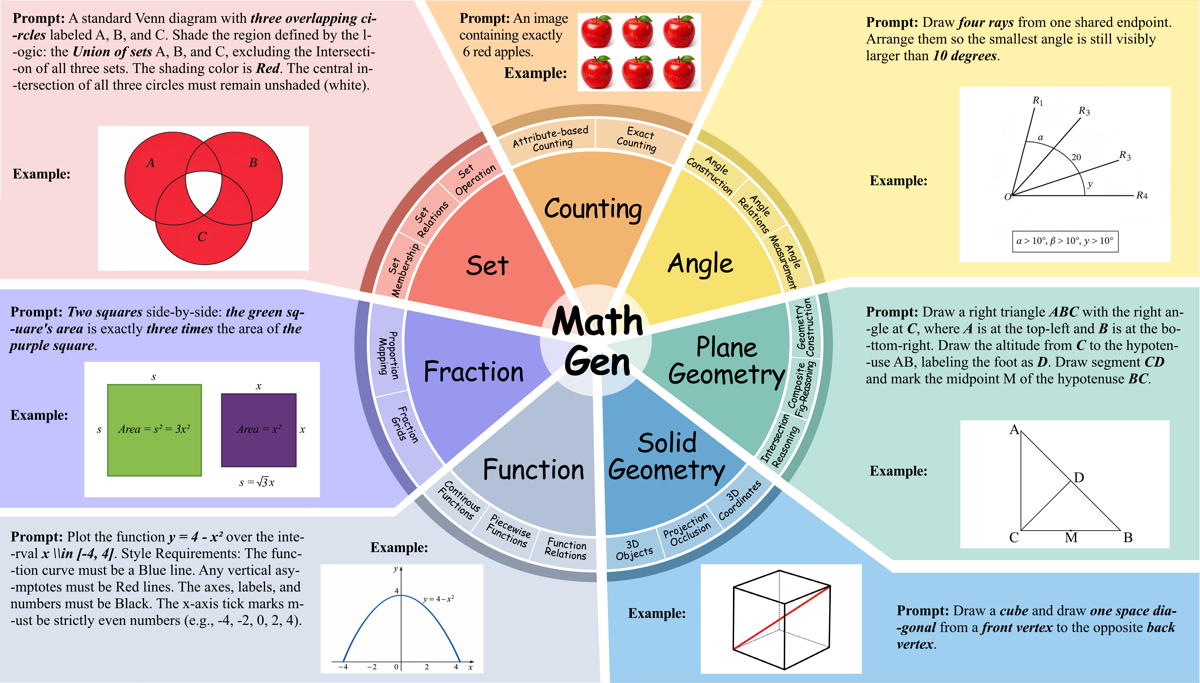
#> input picture assets/7domains.png, 1200 x 683 px
$ python set_7.py --image ../../../assets/7domains.png
#> lines starting #> are read from the running program, lines starting #| are printed output that depends on the picture; after the words box and inside, x2 and y2 are one past the last pixel; in counts of white or black regions, pixels touching at a corner belong together
### data/evaluate_script/evaluator_utils.py
"""Shared utilities for MathGen deterministic evaluator scripts.

These helpers standardize evaluator I/O without changing task-level decisions.
Prompt-specific scripts should keep their mathematical logic local or in a
topic-level common module.
"""

from __future__ import annotations

import argparse
import importlib.util
import json
import os
import re
from pathlib import Path
from typing import Any, Callable, Mapping, Optional


# [4 lines left out: function parse_image_id, not called in this run]


def to_jsonable(value: Any) -> Any:
    """Convert common numpy/scipy scalar and array values to JSON-safe types."""
    if isinstance(value, Mapping):
        return {str(k): to_jsonable(v) for k, v in value.items()}
    if isinstance(value, (list, tuple)):
        return [to_jsonable(v) for v in value]
    if hasattr(value, "item"):
        try:
            return value.item()
        except Exception:
            pass
    if hasattr(value, "tolist"):
        try:
            return value.tolist()
        except Exception:
            pass
    return value


def make_report(passed: bool, criteria: Optional[Mapping[str, Any]] = None, meta: Optional[Mapping[str, Any]] = None) -> dict:
    """Create the canonical evaluator report dictionary."""
    clean_criteria = {str(k): bool(v) for k, v in (criteria or {}).items()}
    return {
        "passed": bool(passed),
        "criteria": clean_criteria,
        "meta": to_jsonable(dict(meta or {})),
    }


def normalize_report(report: Any) -> dict:
    """Normalize legacy bool/list/dict evaluator outputs to the report schema."""
    report = to_jsonable(report)
    if isinstance(report, dict):
        passed = bool(report.get("passed", False))
        criteria = report.get("criteria", {})
        meta = report.get("meta", {})
        extra = {k: v for k, v in report.items() if k not in {"passed", "criteria", "meta"}}
        if extra:
            meta = {**dict(meta or {}), **extra}
        return make_report(passed, criteria, meta)
    if isinstance(report, (list, tuple)) and report:
        return make_report(bool(report[0]), meta={"raw_report": report})
    return make_report(bool(report), meta={"raw_report": report})


def print_report(report: Any, *, indent: int = 2) -> None:
    """Print a normalized evaluator report as JSON."""
    print(json.dumps(normalize_report(report), ensure_ascii=False, indent=indent))


# [17 lines left out: functions load_sibling_module, run_simple_cli, not called in this run]

### data/evaluate_script/set/set_7.py
#!/usr/bin/env python3
from __future__ import annotations
import argparse
import contextlib
import io
import json
import math
import os
import re
import sys
from itertools import combinations, permutations
from pathlib import Path
from typing import Any, Dict, Iterable, List, Optional, Sequence, Tuple
import cv2
import numpy as np
sys.path.insert(0, str(Path(__file__).resolve().parent))
sys.path.insert(0, str(Path(__file__).resolve().parents[1]))
from evaluator_utils import print_report
from ocr_label_utils import find_labels_in_circles, point_in_circle, verify_circle_and_rect_labels, verify_circle_labels
PROMPT_ID = 7
CircleI = Tuple[int, int, int]

def _hough_single(gray: np.ndarray, h: int, w: int, param2: float) -> List[CircleI]:
    min_dim = min(h, w)
    circles = cv2.HoughCircles(gray, cv2.HOUGH_GRADIENT, dp=1.2, minDist=0.08 * min_dim, param1=50, param2=param2, minRadius=int(0.08 * min_dim), maxRadius=int(0.48 * min_dim))
    if circles is None:
        return []
    return [(int(round(x)), int(round(y)), int(round(r))) for x, y, r in circles[0]]

def _hough_all(gray: np.ndarray, h: int, w: int) -> List[CircleI]:
    all_circles = []
    for param2 in [30, 40, 50, 55, 60, 65, 70]:
        all_circles.extend(_hough_single(gray, h, w, param2))
    out: List[CircleI] = []
    for cx, cy, r in sorted(all_circles, key=lambda c: c[2], reverse=True):
        if any((np.hypot(cx - sx, cy - sy) < 80 and abs(r - sr) < max(0.25 * sr, 15) for sx, sy, sr in out)):
            continue
        out.append((cx, cy, r))
    return out

# [5 lines left out: function _is_duplicate_circle, not called in this run]

def detect_two_circle_candidates(gray: np.ndarray, h: int, w: int) -> List[CircleI]:
    """Return candidate circles for two-circle Venn diagram."""
    for param2 in [55, 60, 65, 70, 75, 80]:
        circles = _hough_single(gray, h, w, param2)
        if len(circles) == 2:
            return circles
    circles = _hough_all(gray, h, w)
    if len(circles) < 2:
        return []
    sorted_by_r = sorted(circles, key=lambda c: c[2], reverse=True)
    return sorted_by_r[:8]

def circles_overlap(c1: CircleI, c2: CircleI, tol: float=5) -> bool:
    dist = np.hypot(c1[0] - c2[0], c1[1] - c2[1])
    return dist < c1[2] + c2[2] + tol

def circle_bool_mask(shape_hw: Tuple[int, int], circle: CircleI) -> np.ndarray:
    h, w = shape_hw
    cx, cy, r = circle
    m = np.zeros((h, w), dtype=np.uint8)
    cv2.circle(m, (cx, cy), r, 255, -1)
    return m.astype(bool)

def classify_ab(circles: List[CircleI]) -> Tuple[CircleI, CircleI]:
    """A = left (smaller x), B = right (larger x)."""
    sorted_by_x = sorted(circles, key=lambda c: c[0])
    return (sorted_by_x[0], sorted_by_x[1])

def color_ratio_in_region(region_mask: np.ndarray, color_mask: np.ndarray) -> float:
    denom = int(np.sum(region_mask))
    if denom == 0:
        return 0.0
    num = int(np.sum(np.logical_and(region_mask, color_mask > 0)))
    return float(num) / float(denom)

def pink_mask_hsv(bgr: np.ndarray) -> np.ndarray:
    """Return a binary mask (uint8 0/255) of pink pixels in a BGR image."""
    hsv = cv2.cvtColor(bgr, cv2.COLOR_BGR2HSV)
    mask1 = cv2.inRange(hsv, np.array([0, 50, 50]), np.array([15, 255, 255]))
    mask2 = cv2.inRange(hsv, np.array([140, 50, 50]), np.array([175, 255, 255]))
    mask = cv2.bitwise_or(mask1, mask2)
    mask = cv2.morphologyEx(mask, cv2.MORPH_OPEN, np.ones((3, 3), np.uint8))
    mask = cv2.morphologyEx(mask, cv2.MORPH_CLOSE, np.ones((7, 7), np.uint8))
    return mask

def shaded_region_mask(bgr: np.ndarray) -> np.ndarray:
    """Broad non-white, non-black fill mask for human-style shaded Venn regions."""
    hsv = cv2.cvtColor(bgr, cv2.COLOR_BGR2HSV)
    sat = hsv[:, :, 1]
    val = hsv[:, :, 2]
    mask = ((sat > 35) & (val > 70)).astype(np.uint8) * 255
    mask = cv2.morphologyEx(mask, cv2.MORPH_OPEN, np.ones((3, 3), np.uint8))
    mask = cv2.morphologyEx(mask, cv2.MORPH_CLOSE, np.ones((7, 7), np.uint8))
    return mask

# [18 lines left out: function shaded_region_fallback, not called in this run]

def evaluate(image_path: str, color_on_thresh: float=0.6, color_off_thresh: float=0.12, require_all_regions_present: bool=True) -> bool:
    """
    Target: shade symmetric difference of A and B (A_only, B_only) in Pink; intersection white.

    Criteria:
      C1: File exists and image is readable.
      C2: Two circles detected by Hough, overlapping.
      C3: Each region matches expected shaded/white status.
    """
#> called with image_path = '../../../assets/7domains.png', color_on_thresh = 0.6, color_off_thresh = 0.12, require_all_regions_present = True
    c1_exists = os.path.exists(image_path)
    if not c1_exists:
        print('C1_file_exists: False')
        print('C1_image_readable: False')
        print('C2_two_circles_detected: False')
        print('C3_all_regions_correct: False')
        print('Result: FAIL')
        return False
    img = cv2.imread(image_path)
#> img is the input picture: shape (683, 1200, 3); mean B, G, R 202.5, 206.5, 210.4
    c1_readable = img is not None
#> c1_readable = True
    if not c1_readable:
        print('C1_file_exists: True')
        print('C1_image_readable: False')
        print('C2_two_circles_detected: False')
        print('C3_all_regions_correct: False')
        print('Result: FAIL')
        return False
    max_dim = max(img.shape[:2])
    if max_dim > 1024:
        scale = 1024.0 / float(max_dim)
        img = cv2.resize(img, None, fx=scale, fy=scale, interpolation=cv2.INTER_AREA)
#> img: shape (583, 1024, 3)
    h, w = img.shape[:2]
    gray = cv2.cvtColor(img, cv2.COLOR_BGR2GRAY)
    noisy_inv = cv2.threshold(gray, 200, 255, cv2.THRESH_BINARY_INV)[1]
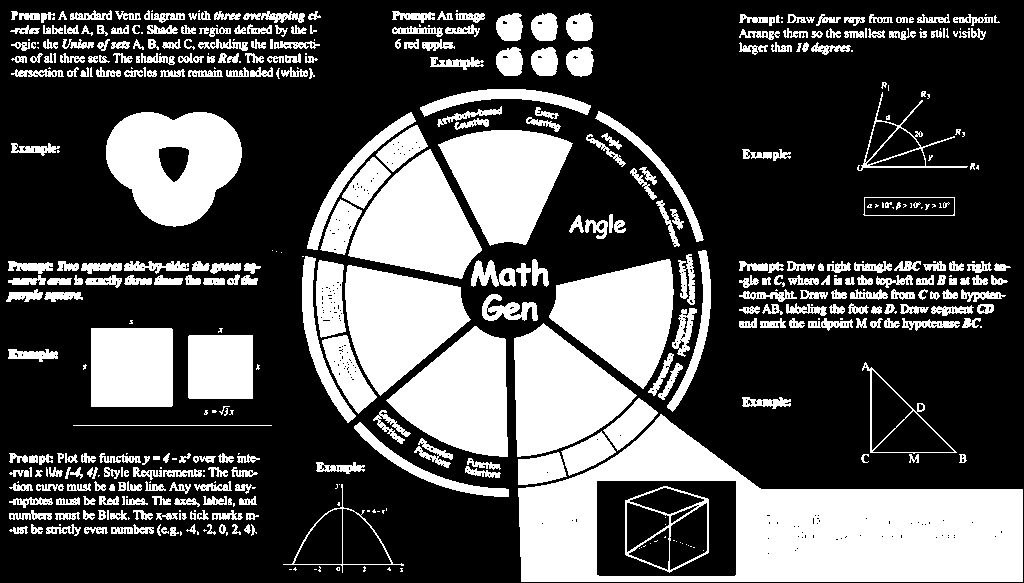
#> noisy_inv: shape (583, 1024); 31.8% white; 478 white regions (129 under 20 px), largest, box (x1, y1, x2, y2) and area: (518, 414, 1023, 582) 40794, (106, 112, 242, 227) 10790, (514, 323, 637, 457) 10185
    noisy_edges = cv2.Canny(noisy_inv, 50, 150)
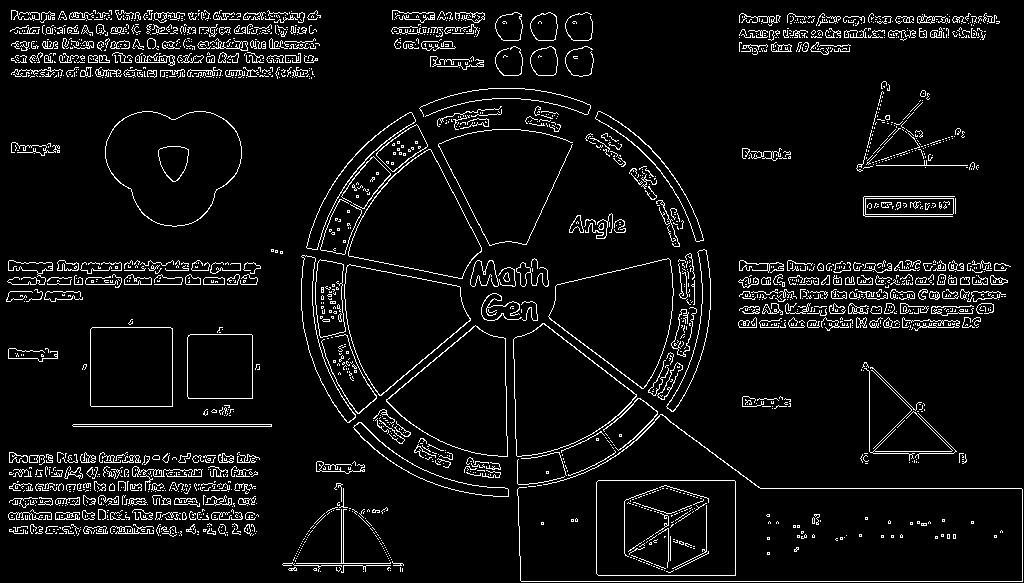
#> noisy_edges: shape (583, 1024); 6.1% white in thin lines or dots
    dark_density = cv2.countNonZero(noisy_inv) / float(h * w)
#> dark_density = 0.318
    edge_density = cv2.countNonZero(noisy_edges) / float(h * w)
#> edge_density = 0.0609
    if dark_density > 0.3 and edge_density > 0.08:
        print('C1_file_exists: True')
        print('C1_image_readable: True')
        print(f'C2_noise_rejected: True dark={dark_density:.3f} edge={edge_density:.3f}')
        print('C3_all_regions_correct: False')
        print('Result: FAIL')
        return False
    gray = cv2.medianBlur(gray, 7)
    cm = pink_mask_hsv(img)
    fallback_mask = shaded_region_mask(img)
#> in shaded_region_mask, `sat = hsv[:, :, 1]`:
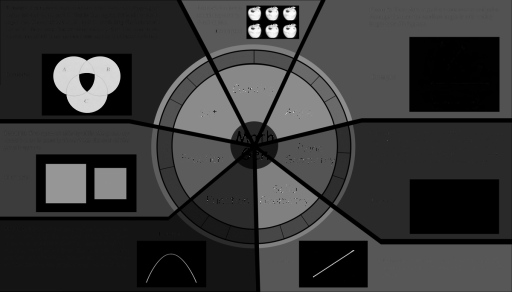
#> sat: shape (583, 1024) (shown at 1/2 size); min 0, max 255, mean 54.9
#> in shaded_region_mask, `val = hsv[:, :, 2]`:
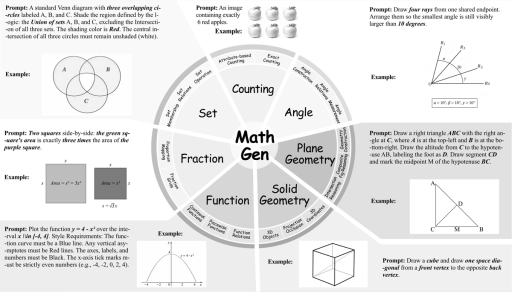
#> val: shape (583, 1024) (shown at 1/2 size); min 0, max 255, mean 231.1
#> in shaded_region_mask, `mask = cv2.morphologyEx(mask, cv2.MORPH_CLOSE, np.ones((7, 7), np.uint..`:
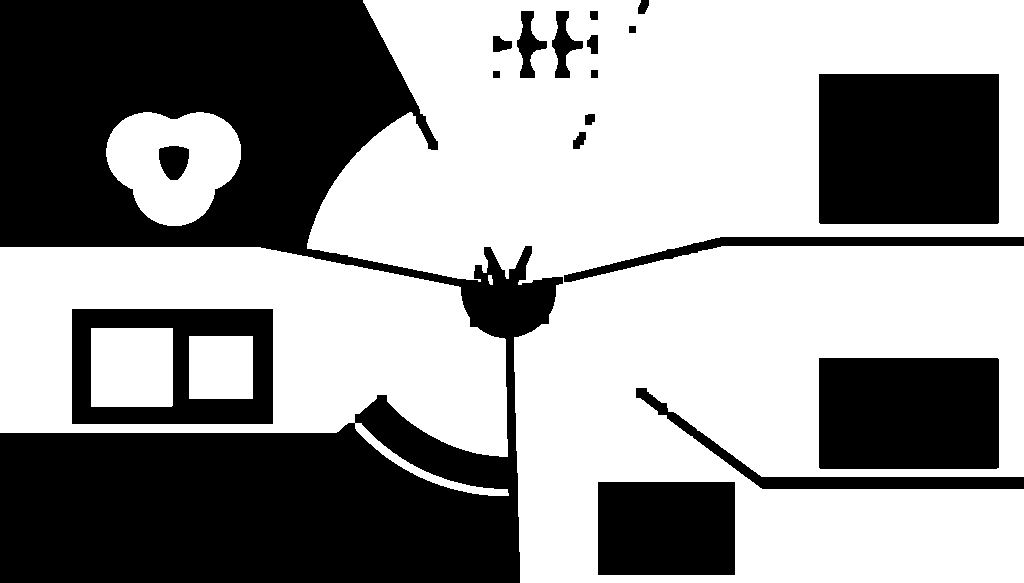
#> mask: shape (583, 1024); 58.4% white; 19 black regions, largest, box (x1, y1, x2, y2) and area: (0, 0, 563, 583) 163668, (819, 74, 999, 224) 26998, (819, 358, 999, 469) 19976
    candidates = detect_two_circle_candidates(gray, h, w)
#> after the loop in _hough_all, `for param2 in [30, 40, 50, 55, 60, 65, 70]:`: all_circles = 791 items, first 6: (508, 293, 195), (409, 307, 274), (217, 265, 252), (328, 296, 278), (458, 253, 236), (295, 248, 233)
#> the loop in _hough_all, `for cx, cy, r in sorted(all_circles, key=lambda c: c[2], reverse=True):` made 791 passes
#> (cx, cy, r) on passes 1 to 3: (328, 296, 278), (391, 556, 278), (676, 20, 278)
#> after the loop in _hough_all, `for cx, cy, r in sorted(all_circles, key=lambda c: c[2], reverse=True):`: out = 133 items, first 6: (328, 296, 278), (391, 556, 278), (676, 20, 278), (722, 111, 277), (611, 569, 276), (409, 307, 274)
#> in detect_two_circle_candidates, `circles = _hough_all(gray, h, w)`: circles has the same summary as out in _hough_all
#> in detect_two_circle_candidates, `sorted_by_r = sorted(circles, key=lambda c: c[2], reverse=True)`: sorted_by_r has the same summary as out in _hough_all
#> candidates = [(328, 296, 278), (391, 556, 278), (676, 20, 278), (722, 111, 277), (611, 569, 276), (409, 307, 274), (223, 313, 269), (68, 265, 265)]
    best_pair: Tuple[CircleI, CircleI] | None = None
    best_score = -1.0
    for i in range(len(candidates)):
        for j in range(i + 1, len(candidates)):
            c1, c2 = (candidates[i], candidates[j])
            if not circles_overlap(c1, c2):
                continue
            a_tmp, b_tmp = classify_ab([c1, c2])
            a_m = circle_bool_mask((h, w), a_tmp)
            b_m = circle_bool_mask((h, w), b_tmp)
            active_mask = cm if cv2.countNonZero(cm) > 0 else fallback_mask
            a_only_ratio = color_ratio_in_region(a_m & ~b_m, active_mask)
            b_only_ratio = color_ratio_in_region(b_m & ~a_m, active_mask)
            ab_ratio = color_ratio_in_region(a_m & b_m, active_mask)
            score = min(a_only_ratio, b_only_ratio) - ab_ratio
            if score > best_score:
                best_score = score
                best_pair = (a_tmp, b_tmp)
#> this loop made 8 passes
#> after the loop, best_pair = ((328, 296, 278), (676, 20, 278)); best_score = 0.0165
    c2_two = best_pair is not None
#> c2_two = True
    if not c2_two:
        print('C1_file_exists: True')
        print('C1_image_readable: True')
        print('C2_two_circles_detected: False')
        print('C3_all_regions_correct: False')
        print('Result: FAIL')
        return False
    a_circle, b_circle = best_pair
#> a_circle = (328, 296, 278); b_circle = (676, 20, 278)
    c2_overlap = circles_overlap(a_circle, b_circle)
#> c2_overlap = True
    if not c2_overlap:
        print('C1_file_exists: True')
        print('C1_image_readable: True')
        print('C2_two_circles_detected: True')
        print(f'C2_circles_overlap: {c2_overlap}')
        print('C3_all_regions_correct: False')
        print('Result: FAIL')
        return False
    visual_fallback = False
    a_mask = circle_bool_mask((h, w), a_circle)
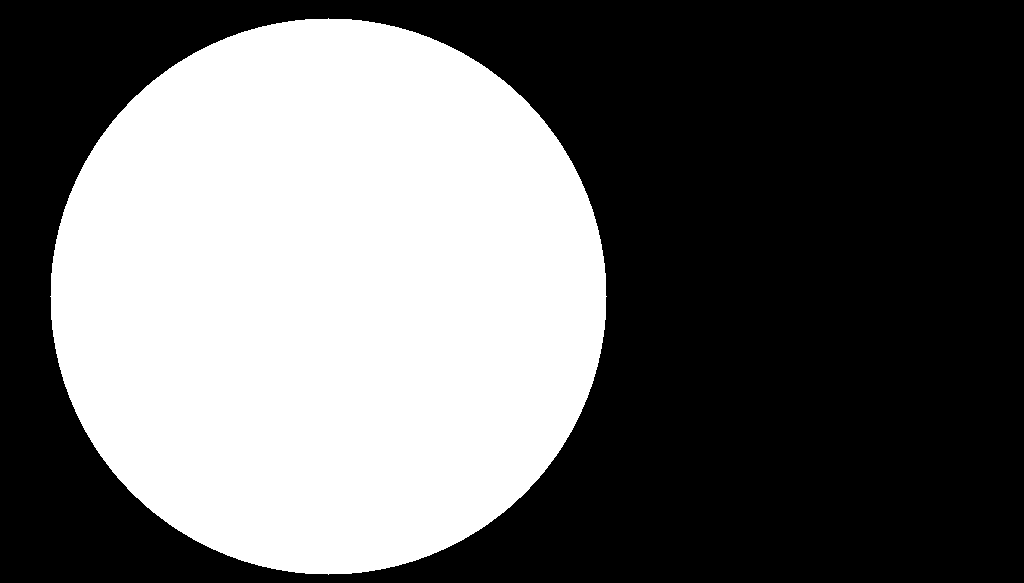
#> a_mask: shape (583, 1024) bool; 40.7% white; 1 white region, box (x1, y1, x2, y2) and area: (50, 18, 607, 575) 242761
    b_mask = circle_bool_mask((h, w), b_circle)
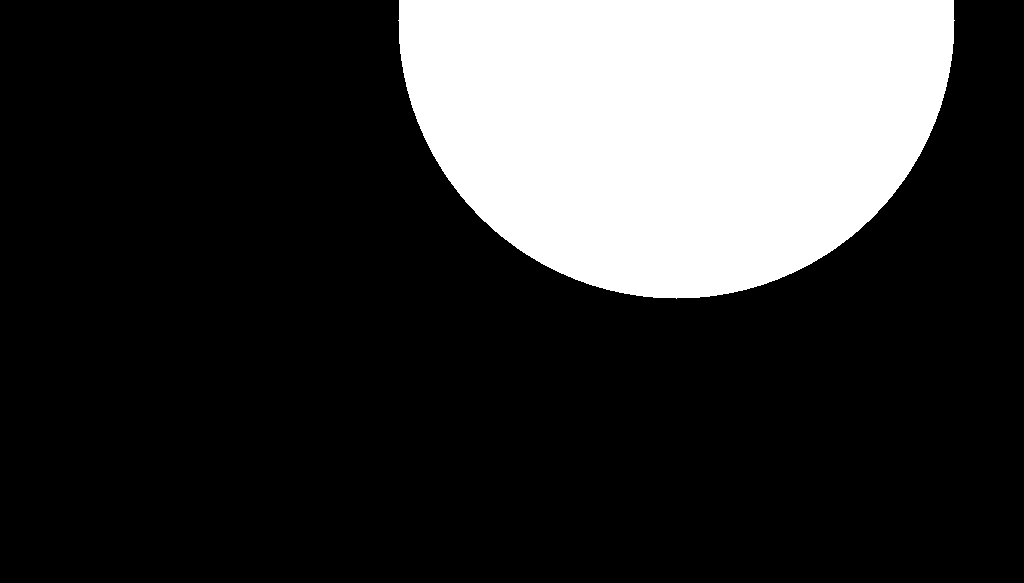
#> b_mask: shape (583, 1024) bool; 22.2% white; 1 white region, box (x1, y1, x2, y2) and area: (398, 0, 955, 299) 132759
    regions: List[Tuple[str, np.ndarray, bool]] = [('A_only', a_mask & ~b_mask, True), ('B_only', b_mask & ~a_mask, True), ('A_and_B', a_mask & b_mask, False)]
    per_region_ok: Dict[str, bool] = {}
    for name, region_mask, should_be_shaded in regions:
        if not np.any(region_mask):
            per_region_ok[name] = not require_all_regions_present
            continue
        ratio = color_ratio_in_region(region_mask, cm)
        if should_be_shaded:
            per_region_ok[name] = ratio >= color_on_thresh
        else:
            per_region_ok[name] = ratio <= color_off_thresh
#> this loop made 3 passes
#> (name, should_be_shaded, denom in color_ratio_in_region, num in color_ratio_in_region, ratio) on passes 1 to 3: ('A_only', True, 217278, 20817, 0.0958), ('B_only', True, 107276, 1820, 0.017), ('A_and_B', False, 25483, 11, 0.000432)
#> after the loop, per_region_ok = {'A_only': False, 'B_only': False, 'A_and_B': True}
    c3_all = all(per_region_ok.values())
#> c3_all = False
    print(f'C1_file_exists: {c1_exists}')
    print(f'C1_image_readable: {c1_readable}')
#| C1_image_readable: True
    print(f'C2_two_circles_detected: {c2_two}')
#| C2_two_circles_detected: True
    print(f'C2_circles_overlap: {c2_overlap}')
#| C2_circles_overlap: True
    for name, _, _ in regions:
        print(f'C3_{name}: {per_region_ok.get(name, False)}')
#> this loop made 3 passes
#> name on passes 1 to 3: 'A_only', 'B_only', 'A_and_B'
#> (printed output is left out)
    print(f'C3_shaded_region_fallback: {visual_fallback}')
    print(f'C3_all_regions_correct: {c3_all}')
#| C3_all_regions_correct: False
    print(f"Result: {('PASS' if c1_exists and c1_readable and c2_two and c2_overlap and c3_all else 'FAIL')}")
#| Result: FAIL
    return c1_exists and c1_readable and c2_two and c2_overlap and c3_all

def main() -> None:
    parser = argparse.ArgumentParser(description='Evaluate MathGen set case 7.')
    parser.add_argument('--image', type=str, required=True, help='Path to the generated image.')
    args = parser.parse_args()
    print_report(evaluate(args.image))
if __name__ == '__main__':
    main()
